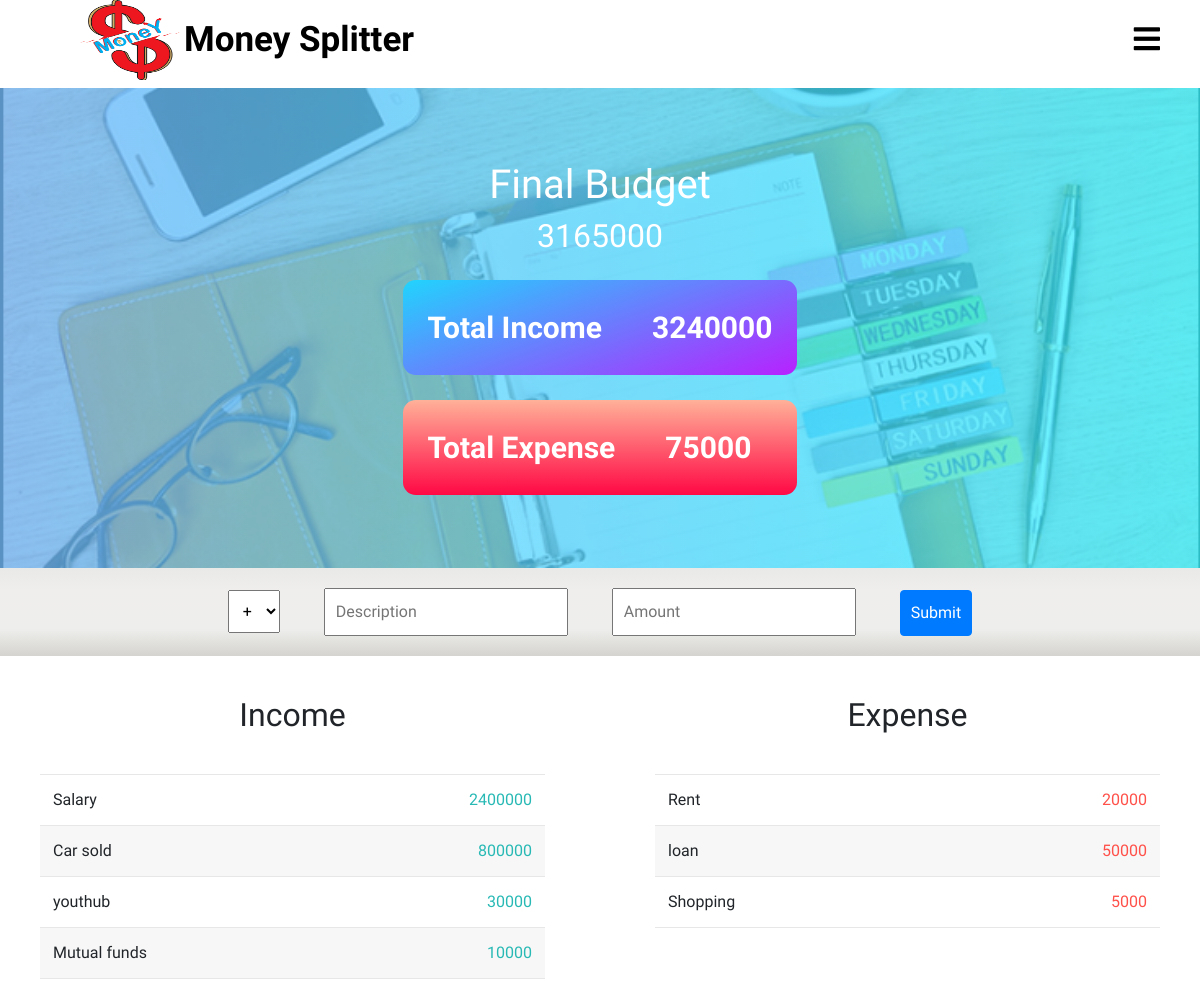
Page /splitter/personal_budget/ (signed in) on the committed database.
### splitter/models.py (models this page shows, shortened)
class Personal_income(models.Model):
    user = models.ForeignKey(User,on_delete = models.CASCADE)
    description = models.CharField(max_length = 250)
    amount = models.IntegerField()

class Personal_expense(models.Model):
    user = models.ForeignKey(User,on_delete = models.CASCADE)
    description = models.CharField(max_length = 250)
    amount = models.IntegerField()

### splitter/views.py (the view)
# urls.py: path('personal_budget/',views.personal_budget,name="personal_budget"),
def personal_budget(request):
    qs_inc = Personal_income.objects.filter(user = request.user)
    qs_exp = Personal_expense.objects.filter(user = request.user)
    total_inc = sum([x.amount for x in qs_inc])
    total_exp = sum([x.amount for x in qs_exp])
    total_budget = total_inc - total_exp
    context = {
        'incomes': qs_inc,
        'expenses': qs_exp,
        'total_income': total_inc,
        'total_expenses': total_exp,
        'total_bud': total_budget,
    }
    template = 'splitter/personal_budget.html'
    return render(request, template, context)

### templates/splitter/personal_budget.html (shortened to what this page needs)
{% extends 'splitter/base.html' %}
{% load static %}
{% block css %}
    <link rel="stylesheet" href="{% static 'css/personal_budget.css' %}">
{% endblock %}
{% block content %}
<div class="budget-top">
  <img class="budget-top-background" src="{% static 'images/personal_budget_background.PNG' %}">
  <div class="show-budget">
    <h1>Final Budget</h1>
    <h2>{{ total_bud }}</h2>
    <div class="income-box">
      <p>Total Income</p>
      <p>{{ total_income }}</p>
    </div>
    <div class="expense-box">
      <p>Total Expense</p>
      <p>{{ total_expenses }}</p>
    </div>
  </div>
</div>
<div class="budget-form">
  <form action="{% url 'splitter:add_personal_budget' %}" method="post">
    <select id="type" name="type" class="form-inputs">
        <option value="inc">+</option>
    </select>
    <input type="text" name="description" placeholder="Description" class="form-inputs">
    <input type="text" name="amount" placeholder="Amount" class="form-inputs">
    <input type="submit" class="form-inputs btn btn-primary">
  </form>
</div>
<div class="budget-bottom">
  <div class="row">
      <div class="col-md-6 col-sm-12">
        <h2>Income</h2>
        <div class="budget-info-list income">
          {% for income in incomes %}
          <div class="item clearfix">
            <div class="item__description">{{ income.description }}</div>
              <div class="right clearfix">
                  <div class="item__value">{{ income.amount }}</div>
              </div>
         </div>
          {% endfor %}
        </div>
      </div>
      <div class="col-md-6 col-sm-12">
        <h2>Expense</h2>
        <div class="budget-info-list expenses">
          {% for expense in expenses %}
          <div class="item clearfix">
            <div class="item__description">{{ expense.description }}</div>
              <div class="right clearfix">
                  <div class="item__value">{{ expense.amount }}</div>
              </div>
        </div>
          {% endfor %}
        </div>
      </div>
  </div>
</div>
{% endblock %}

### templates/splitter/base.html (shortened to what this page needs)
{% load static %}
<!DOCTYPE html>
<html lang="en" dir="ltr">
  <head>
    <link rel="stylesheet" href="https://stackpath.bootstrapcdn.com/bootstrap/4.5.0/css/bootstrap.min.css">
    <link rel="stylesheet" href="https://pro.fontawesome.com/releases/v5.10.0/css/all.css">
  	<link href="https://unpkg.com/aos@2.3.1/dist/aos.css" rel="stylesheet">
    <link rel="stylesheet" href="{% static 'css/home_page.css' %}">
    {% block css %}
    {% endblock %}
    {% load bootstrap4 %}
    {% bootstrap_css %}
  </head>
  <body>
    <nav>
      <label for="check" class="checkbtn">
        <i class="fas fa-bars"></i>
      </label>
      <a href="{% url 'home' %}">
      <label class="logoimg"> <img src="{% static 'images/akshat. copy.png' %}" alt=""> </label>
      <label class="logo">Money Splitter</label>
      </a>
    </nav>
    {% block content %}
    {% endblock %}
    </body>
</html>

### static/css/home_page.css (style rules this page uses)
* { padding: 0; margin: 0; text-decoration: none; list-style: none; box-sizing: border-box; font-family: 'Merienda One', cursive; }
body,html { overflow-x: hidden; }
:root { var(--IndianRed): #db575b; var(--Aqua): #99ffe4; var(--MiddleBlue): #88cfd3; var(--SteelBlue): #578bb2; var(--BdazzledBlue): #345c98; var(--DarkButton): linear-gradient(to top, #30cfd0 0%, #330867 100%); var(--LightButton): linear-gradient(to top, #48c6ef 0%, #6f86d6 100%); var(--RedButton): linear-gradient(45deg, #874da2 0%, #c43a30 100%); }
nav { background: white; position: sticky; height: 80px; width: 100%; color: white; top: 0; z-index: 100; margin: 0px; }
label.logo { vertical-align: top; font-size: 35px; line-height: 80px; font-weight: bold; color: black; margin: 0; }
label.logoimg { margin-left: 80px; }
label.logoimg img { height: 80px; width: 100px; }
.checkbtn { font-size: 30px; color: black; float: right; line-height: 80px; margin-right: 40px; cursor: pointer; display: none; }
.logoimg { height: 100px; width: 100px; }
@media only screen and (max-width: 1350px) { .checkbtn { display: block; } }

### static/css/personal_budget.css (style rules this page uses)
.budget-top { margin: 0; padding: 0; position: relative; width: 100%; height: 60vh; background: linear-gradient(to right, rgba(79, 172,254, .8), rgba(0, 242, 254, .8)); display: flex; justify-content: center; align-items: center; top: 0; transform: rotateY(-4rem); }
.budget-top-background { margin: 0; position: absolute; top: 0; left: 0; width: 100%; height: 100%; object-fit: cover; opacity: 0.25; background-attachment: fixed; }
.budget-top .show-budget { position: relative; max-width: 750px; text-align: center; color: white; font-weight: 600; font-size: 30px; }
.budget-top .show-budget h1, .budget-top .show-budget h2 { color: white; }
.budget-top .show-budget p { margin: 25px; }
.budget-top .show-budget .income-box { background-image: linear-gradient(-20deg, #b721ff 0%, #21d4fd 100%); display: flex; margin-top: 25px; border-radius: .8rem; }
.budget-top .show-budget .expense-box { background-image: linear-gradient(to top, #ff0844 0%, #ffb199 100%); display: flex; margin-top: 25px; border-radius: .8rem; }
.budget-form { margin: 0px; padding: 0; width: 100%; display: flex; justify-content: center; align-items: center; background-image: linear-gradient(to top, #d5d4d0 0%, #d5d4d0 1%, #eeeeec 31%, #efeeec 75%, #e9e9e7 100%); }
.budget-form .form-inputs { margin: 20px; padding: 10px; }
.budget-bottom { text-align: center; padding-top: 40px; justify-content: center; }
.budget-bottom .budget-info-list { margin: 40px ; }
.item { padding: 13px; border-bottom: 1px solid #e7e7e7; }
.item:first-child { border-top: 1px solid #e7e7e7; }
.item:nth-child(even) { background-color: #f7f7f7; }
.item__description { float: left; }
.item__value { float: right; transition: transform 0.3s; }
.income .item__value, .income .item__delete--btn { color: #28B9B5; }
.expenses .item__value, .expenses .item__percentage, .expenses .item__delete--btn { color: #FF5049; }

### rows in the picture
Personal_income: description "Salary", amount "2400000"
Personal_income: description "Car sold", amount "800000"
Personal_income: description "youthub", amount "30000"
Personal_income: description "Mutual funds", amount "10000"
Personal_expense: description "Rent", amount "20000"
Personal_expense: description "loan", amount "50000"
Personal_expense: description "Shopping", amount "5000"

### other values in the picture
{{ total_bud }} "3165000"
{{ total_income }} "3240000"
{{ total_expenses }} "75000"
